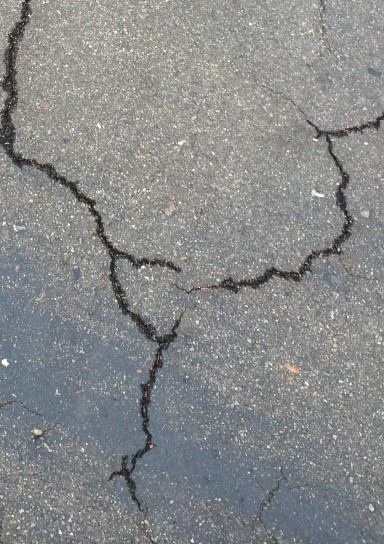
#> input picture concrete-dataset/test_img/11125-2.jpg, 384 x 544 px; its folder holds 4 pictures in this run
$ python concrete_evaluation.py
#> lines starting #> are read from the running program, lines starting #| are printed output that depends on the picture; after the words box and inside, x2 and y2 are one past the last pixel; in counts of white or black regions, pixels touching at a corner belong together; pictures that were not available may be replaced by others from this repository, and a replacement may not be noted
### metrics.py
"""Segmentation metrics for binary crack masks.

Every function takes two masks (predicted, ground-truth). Any non-zero pixel is
treated as foreground (crack), so 0/255 PNG masks and 0/1 arrays both work.

Empty-case convention: when a metric would be 0/0 it returns 1.0 (two empty masks
agree perfectly; nothing predicted and nothing to find is "correct").
"""

import numpy as np


def _binary(m):
    return np.asarray(m) != 0


def confusion(pred, gt):
    """Return (tp, fp, fn) pixel counts."""
    p, g = _binary(pred), _binary(gt)
    if p.shape != g.shape:
        raise ValueError(f"shape mismatch: pred {p.shape} vs gt {g.shape}")
    tp = int(np.sum(p & g))
    fp = int(np.sum(p & ~g))
    fn = int(np.sum(~p & g))
    return tp, fp, fn


def dice(pred, gt):
    tp, fp, fn = confusion(pred, gt)
    denom = 2 * tp + fp + fn
    return 1.0 if denom == 0 else 2 * tp / denom


def iou(pred, gt):
    tp, fp, fn = confusion(pred, gt)
    denom = tp + fp + fn
    return 1.0 if denom == 0 else tp / denom


def precision(pred, gt):
    tp, fp, fn = confusion(pred, gt)
    return 1.0 if tp + fp == 0 else tp / (tp + fp)


def recall(pred, gt):
    tp, fp, fn = confusion(pred, gt)
    return 1.0 if tp + fn == 0 else tp / (tp + fn)


def f1(pred, gt):
    p, r = precision(pred, gt), recall(pred, gt)
    return 0.0 if p + r == 0 else 2 * p * r / (p + r)


def evaluate(pred, gt):
    """All five metrics for one image, as a dict."""
    return {
        "dice": dice(pred, gt),
        "iou": iou(pred, gt),
        "precision": precision(pred, gt),
        "recall": recall(pred, gt),
        "f1": f1(pred, gt),
    }


def evaluate_many(per_image):
    """Mean of each metric over a list of evaluate() dicts."""
    if not per_image:
        raise ValueError("no results to average")
    keys = ["dice", "iou", "precision", "recall", "f1"]
    return {k: float(np.mean([r[k] for r in per_image])) for k in keys}

### concrete_evaluation.py
"""Run the tuned pipeline over the whole DeepCrack TEST set and average the metrics.
This is the reportable number (tuning was done on a train image; we report on test).
"""

import glob, os
import cv2, numpy as np
from skimage.filters import frangi, threshold_otsu, apply_hysteresis_threshold
from skimage.morphology import remove_small_objects, closing, dilation, disk
import metrics

BASE = "/home/ebad-atif/Ebad/Sem5/ADIP/project/concrete-dataset"   # <-- set to the SAME path your concrete.py uses (e.g. "concrete" or "data/concrete")


USE_CLAHE = False      # top of file

# [9 lines of commented-out code are left out]

def segment_canny(gray):
    """Method (a): Canny edges gating adaptive threshold."""
    den = cv2.bilateralFilter(gray, 7, 50, 7)
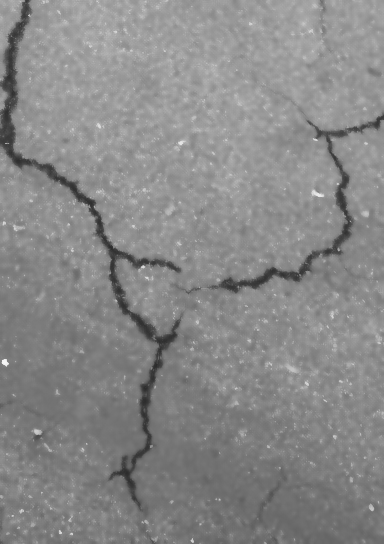
#> den: shape (544, 384); min 43, max 246, mean 136.4
    edges = cv2.Canny(den, 50, 150)
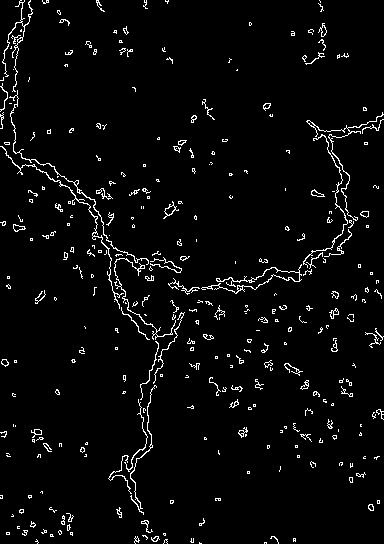
#> edges: shape (544, 384); 3.6% white in thin lines or dots
    adap = cv2.adaptiveThreshold(den, 255, cv2.ADAPTIVE_THRESH_GAUSSIAN_C,
                                 cv2.THRESH_BINARY_INV, 15, 8)
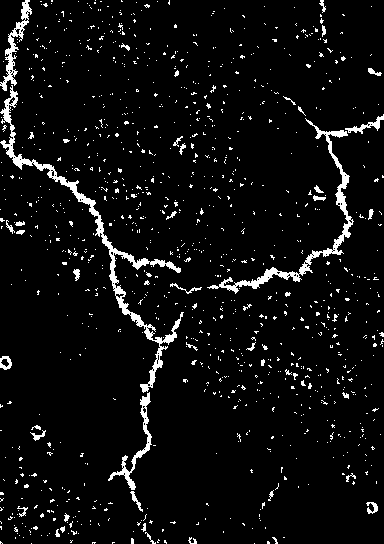
#> adap: shape (544, 384); 5.4% white; 1061 white regions (1014 under 20 px), largest, box (x1, y1, x2, y2) and area: (0, 85, 184, 393) 2796, (207, 118, 354, 294) 1712, (0, 0, 32, 91) 672
    m = (adap > 0) & dilation(edges > 0, disk(3))
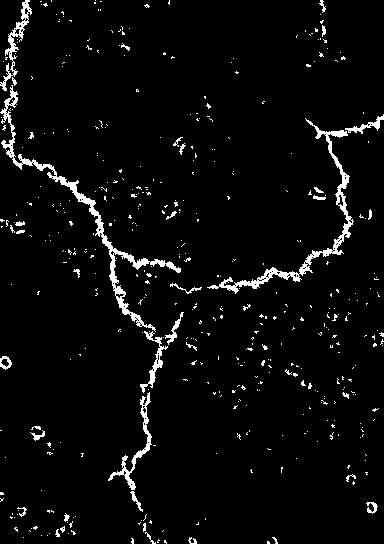
#> m: shape (544, 384) bool; 4.1% white; 453 white regions (415 under 20 px), largest, box (x1, y1, x2, y2) and area: (0, 85, 181, 332) 2130, (207, 118, 354, 294) 1661, (108, 392, 152, 490) 598
    m = remove_small_objects(closing(m, disk(2)), 200)
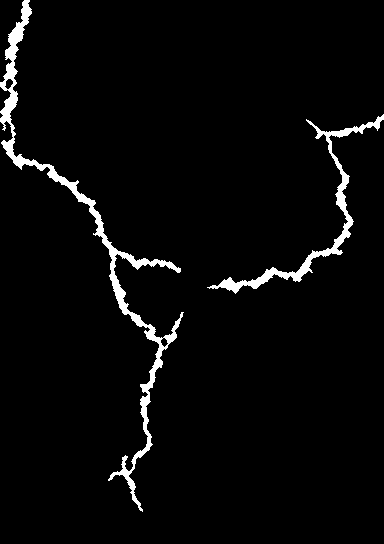
#> m: shape (544, 384) bool; 3.3% white; 2 white regions, box (x1, y1, x2, y2) and area: (0, 0, 184, 512) 4792, (207, 114, 384, 294) 2175
    m = dilation(m, disk(1))
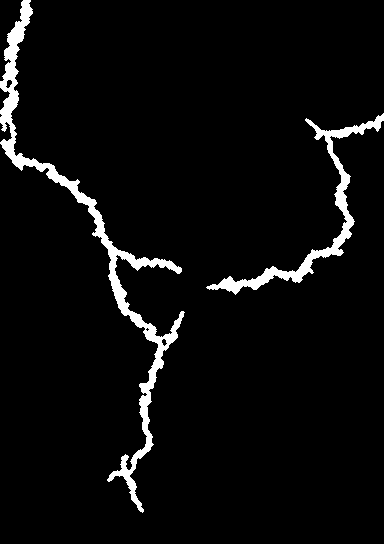
#> m: shape (544, 384) bool; 4.4% white; 2 white regions, box (x1, y1, x2, y2) and area: (0, 0, 185, 513) 6339, (206, 113, 384, 295) 2885
    return m.astype(np.uint8) * 255


img_paths = sorted(glob.glob(f"{BASE}/test_img/*"))
print("found", len(img_paths), "test images")

results = []
for i, ip in enumerate(img_paths):
    stem = os.path.splitext(os.path.basename(ip))[0]
    lab = glob.glob(f"{BASE}/test_lab/{stem}.*")
    if not lab:
        continue
    gray = cv2.cvtColor(cv2.imread(ip), cv2.COLOR_BGR2GRAY)
    gt = cv2.imread(lab[0], cv2.IMREAD_GRAYSCALE)
    if gt.shape != gray.shape:
        gt = cv2.resize(gt, (gray.shape[1], gray.shape[0]), interpolation=cv2.INTER_NEAREST)
    results.append(metrics.evaluate(segment_canny(gray), gt))
#> in _binary (call 2), `return np.asarray(m) != 0`: returned value: shape (544, 384) bool; every value is 1
#> in confusion, `tp = int(np.sum(p & g))`: tp = 9224
#> in confusion, `fp = int(np.sum(p & ~g))`: fp = 0
#> in confusion, `fn = int(np.sum(~p & g))`: fn = 199672
#> in dice, `tp, fp, fn = confusion(pred, gt)`: tp = 9224; fp = 0; fn = 199672
#> in dice, `denom = 2 * tp + fp + fn`: denom = 218120
#> in iou, `tp, fp, fn = confusion(pred, gt)`: tp = 9224; fp = 0; fn = 199672
#> in iou, `denom = tp + fp + fn`: denom = 208896
#> in precision, `tp, fp, fn = confusion(pred, gt)`: tp = 9224; fp = 0; fn = 199672
#> in recall, `tp, fp, fn = confusion(pred, gt)`: tp = 9224; fp = 0; fn = 199672
#> in f1, `p, r = precision(pred, gt), recall(pred, gt)`: p = 1; r = 0.0442
    if (i + 1) % 25 == 0:
        print(f"  {i + 1}/{len(img_paths)} done")

print("\nscored", len(results), "images")
print("MEAN:", {k: round(v, 3) for k, v in metrics.evaluate_many(results).items()})
